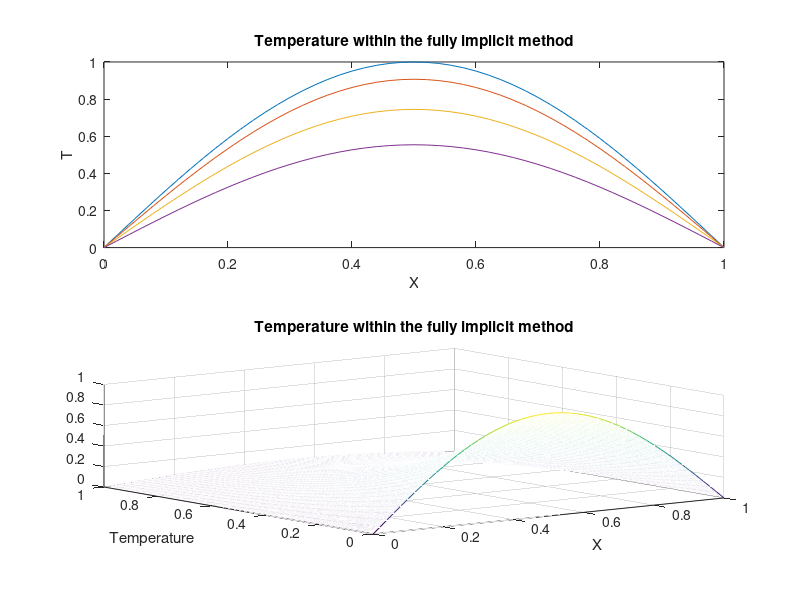

MATLAB code for this plot:
clear; clc; close all;

% Heat diffusion with Implicit method

L = 1;  % length of the wire
T =1;   % final time

% parameters for the implicit method
K = 2500;  % the number of time steps
dt = T/K; n = 50;  % the number of space steps
dx = L/n; cond = 1/4.;  % conductivity
b = cond*dt/(dx*dx); 

% Initial temperature of the wire : a sinus.
for i = 1:n+1
    x(i) = (i-1)*dx;
    u(i, 1) = sin(pi*x(i));
end

% temperature at the boundary (T=0)
for k = 1:K+1
    u(1, k) = 0.;
    u(n+1, k) = 0.;
    t(k) = (k-1)*dt;
end

aa(1:n-2) = -b;
bb(1:n-1) = 1+2*b;
cc(1:n-2) = -b;
MM = inv(diag(bb, 0)+diag(aa, -1)+diag(cc, 1));

% Implementation of the implicit method
for k=2:K % Time Loop
    uu = u(2 : n, k-1);
    u(2 : n, k) = MM*uu;
end

% the temperature at different selected times
subplot(2,1,1)
plot(x, u(:, 1), '-', x, u(:, 100), '-', x, u(:, 300), '-', x, u(:, 600), '-')
title('Temperature within the fully implicit method')
xlabel('X'); ylabel('T');

subplot(2,1,2)
mesh(x, t, u')
title('Temperature within the fully implicit method')
xlabel('X'); ylabel('Temperature');
